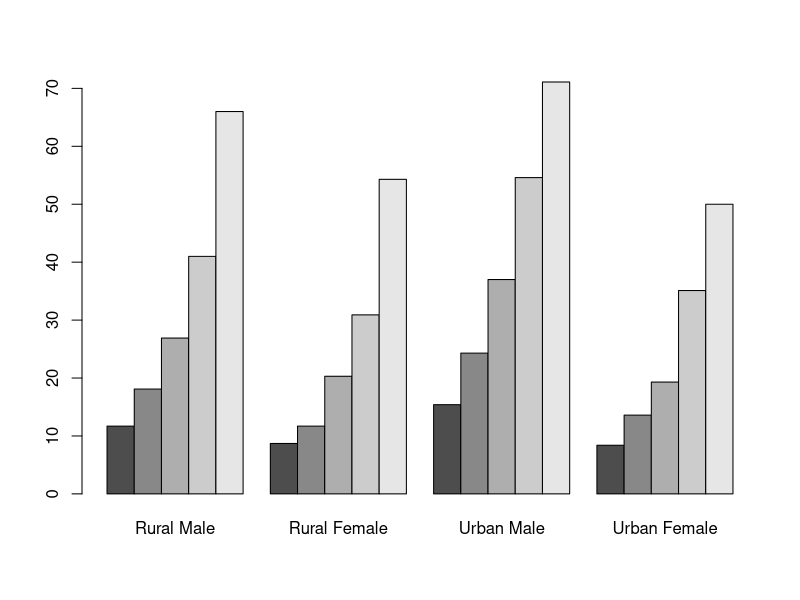
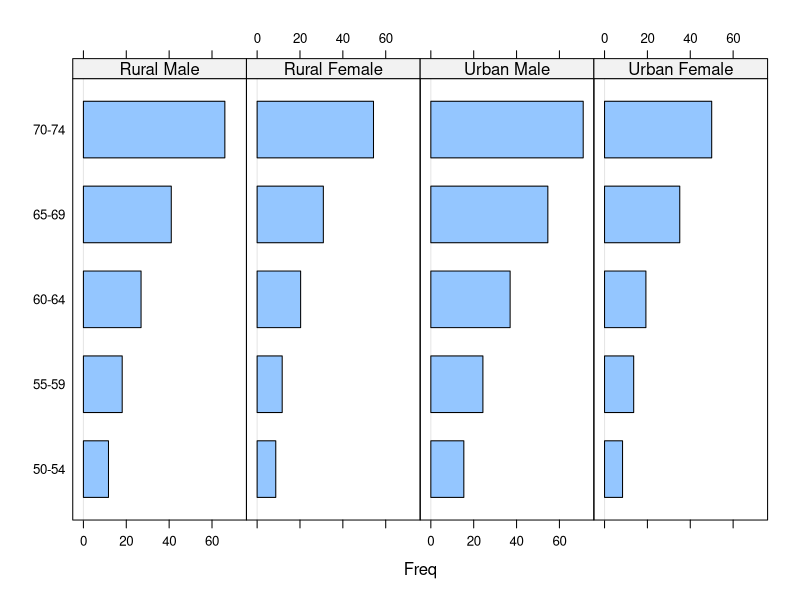
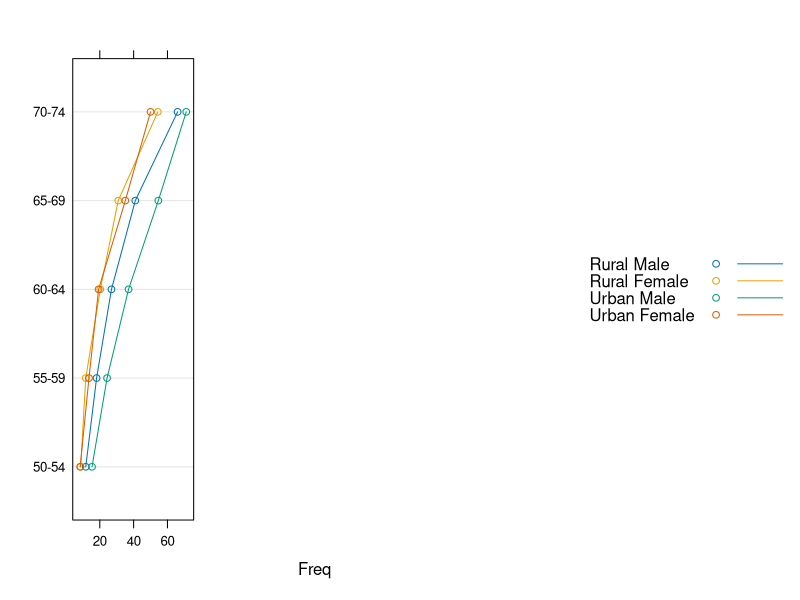
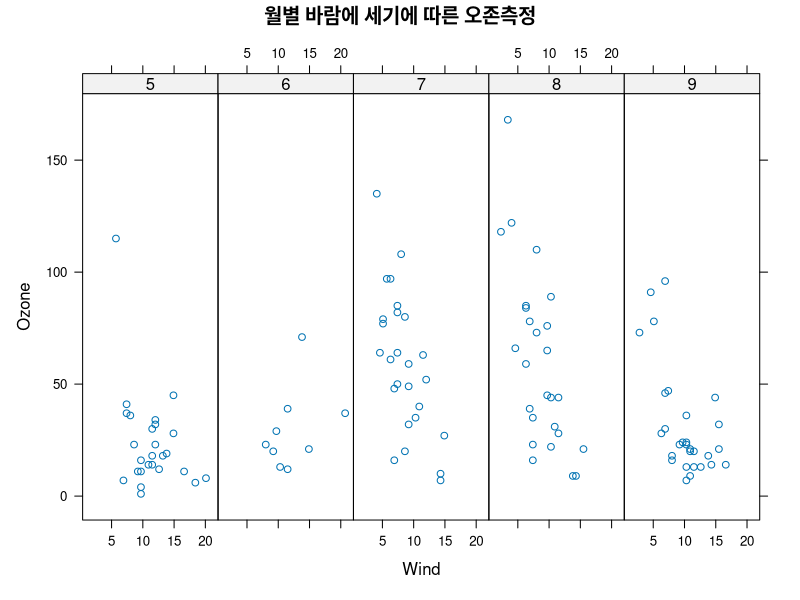
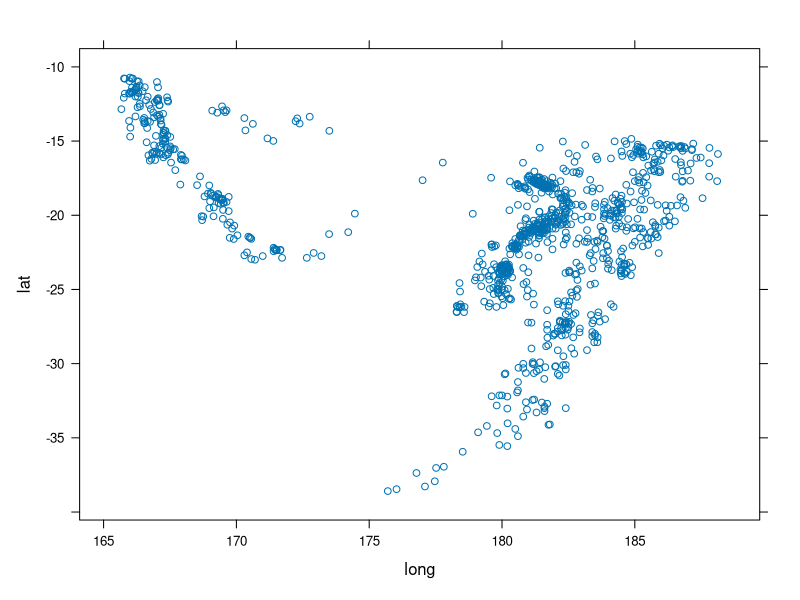
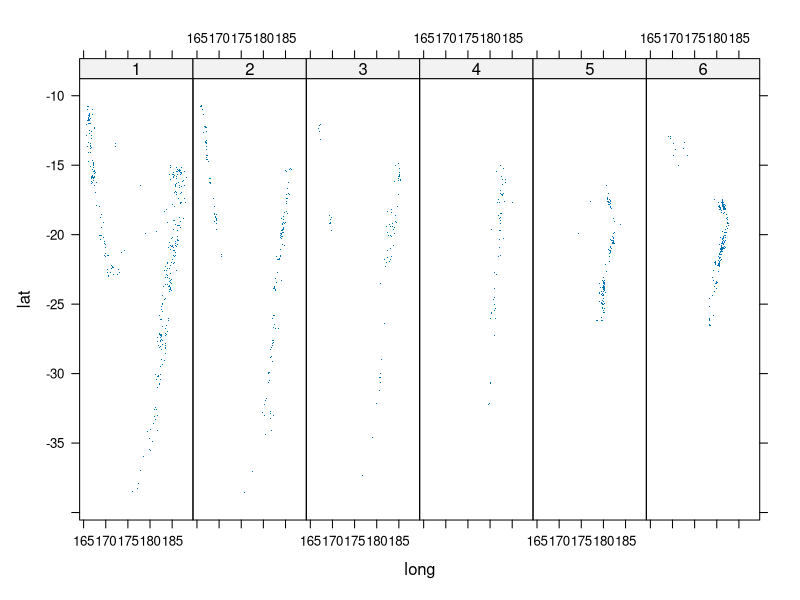
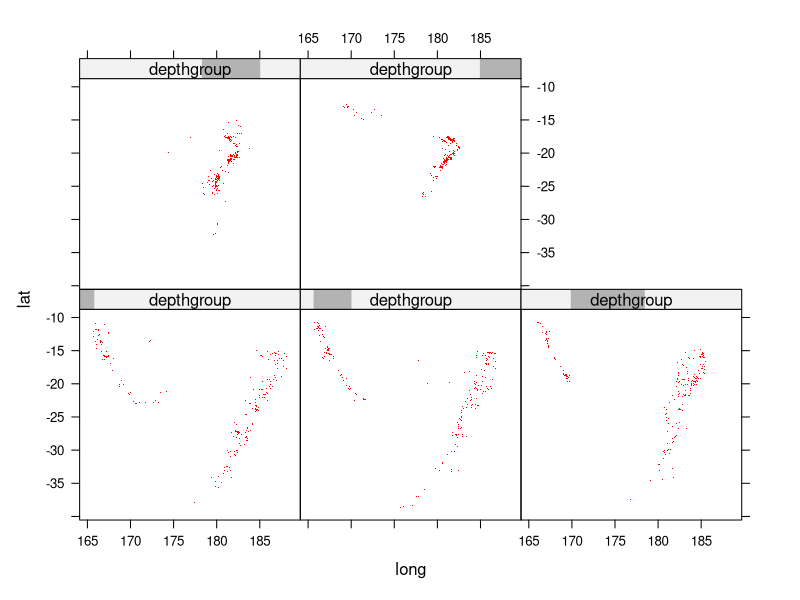
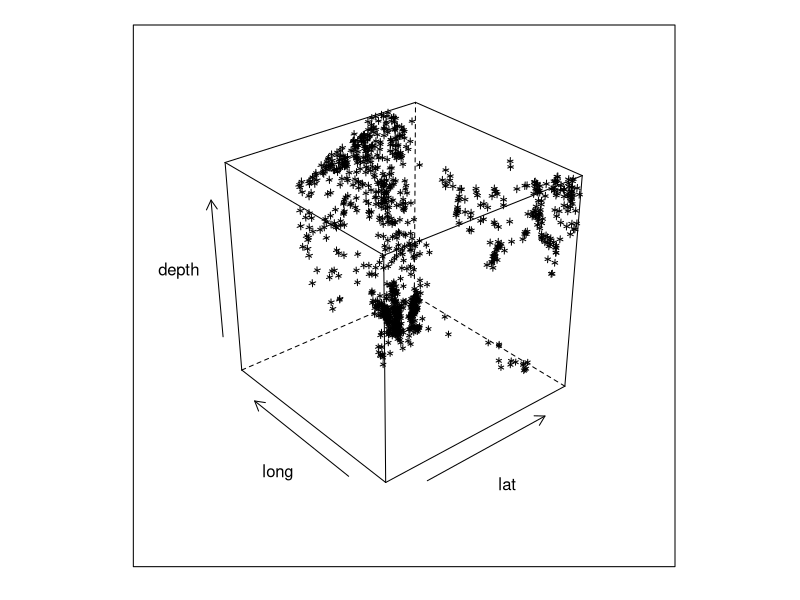

Recreate these plots in R, in order.
.libPaths()
Sys.getenv()
install.packages("lattice")
library(lattice)
str(VADeaths)
class(VADeaths)
head(VADeaths)
dft<-as.data.frame.table(VADeaths)
head(dft)
#기본차트
barplot(VADeaths,beside = T)

barchart(Var1~Freq|Var2,data = dft,layout=c(4,1)
         ,origin=0)

dotplot(Var1~Freq, data=dft,layout=c(4,1)
        ,type="o"
        ,groups=Var2
        ,auto.key = list(space="right",points=T,lines=T)
        )
library(datasets)
head(airquality)

xyplot(Ozone~Wind|factor(Month),data=airquality
       ,main="월별 바람에 세기에 따른 오존측정"
       ,layout=c(5,1))
table(airquality$Month)

head(quakes)

xyplot(lat~long,data=quakes)
summary(quakes$depth)
# 40 ~ 150   x = 150
# 151 ~ 250  x = x+1 ~ x = x+99
# 251 ~ 350  x = x+1 ~ x = x+99
# 351 ~ 450  x = x+1 ~ x = x+99
# 451 ~ 550  x = x+1 ~ x = x+99
# 551 ~ 680  x = x+1 ~ x = x+99

quakes$depth2[quakes$depth >=40 & quakes$depth<=150]<-1
x<-150
for(i in 2:6){
  quakes$depth2[quakes$depth >=(x = x+1) 
                & quakes$depth<=(x = x+99)]<-i
}
table(quakes$depth2)
xyplot(lat~long|factor(depth2),data=quakes,pch="."
       ,layout = c(6,1))

depthgroup<-equal.count(quakes$depth,number=5,overlap = 0)

xyplot(lat~long |depthgroup,data=quakes
       ,col="red",pch='.')

cloud(depth ~ lat*long,data=quakes
      ,zlim=rev(range(quakes$depth))
      ,col=quakes$color
    )

col<-c("red","green","yellow","blue","black","orange")

for(i in 1:6){
  quakes$color[quakes$depth2 == i] <-col[i]
}

install.packages("ggplot2")
library(ggplot2)
data(mpg)
summary(mpg)
mpg$hwy
qplot(hwy,data=mpg,fill=class)

qplot(displ,hwy,data=mpg,color=drv)

summary(diamonds)
p<-ggplot(diamonds,aes(carat,price,color=cut))
p+geom_point()
